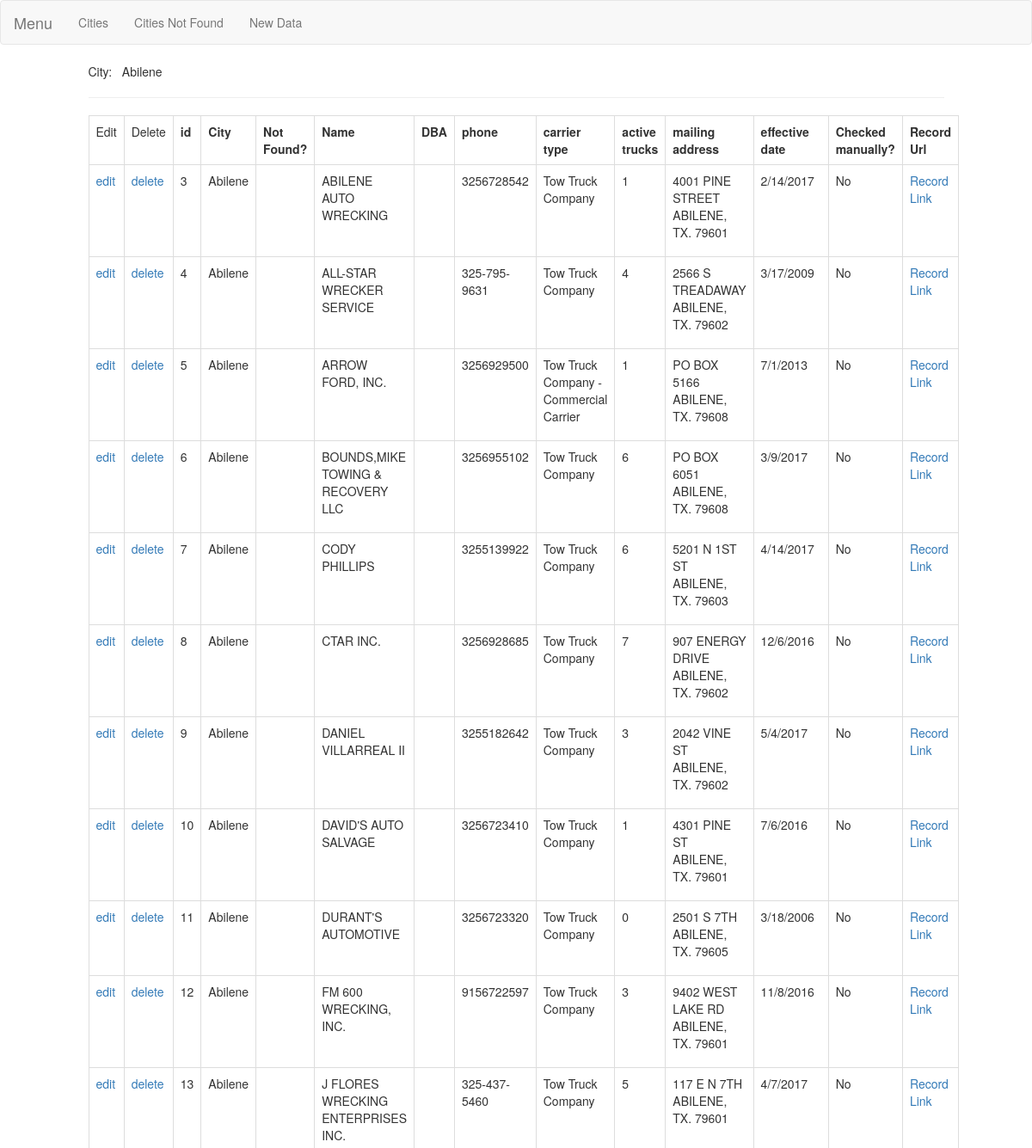
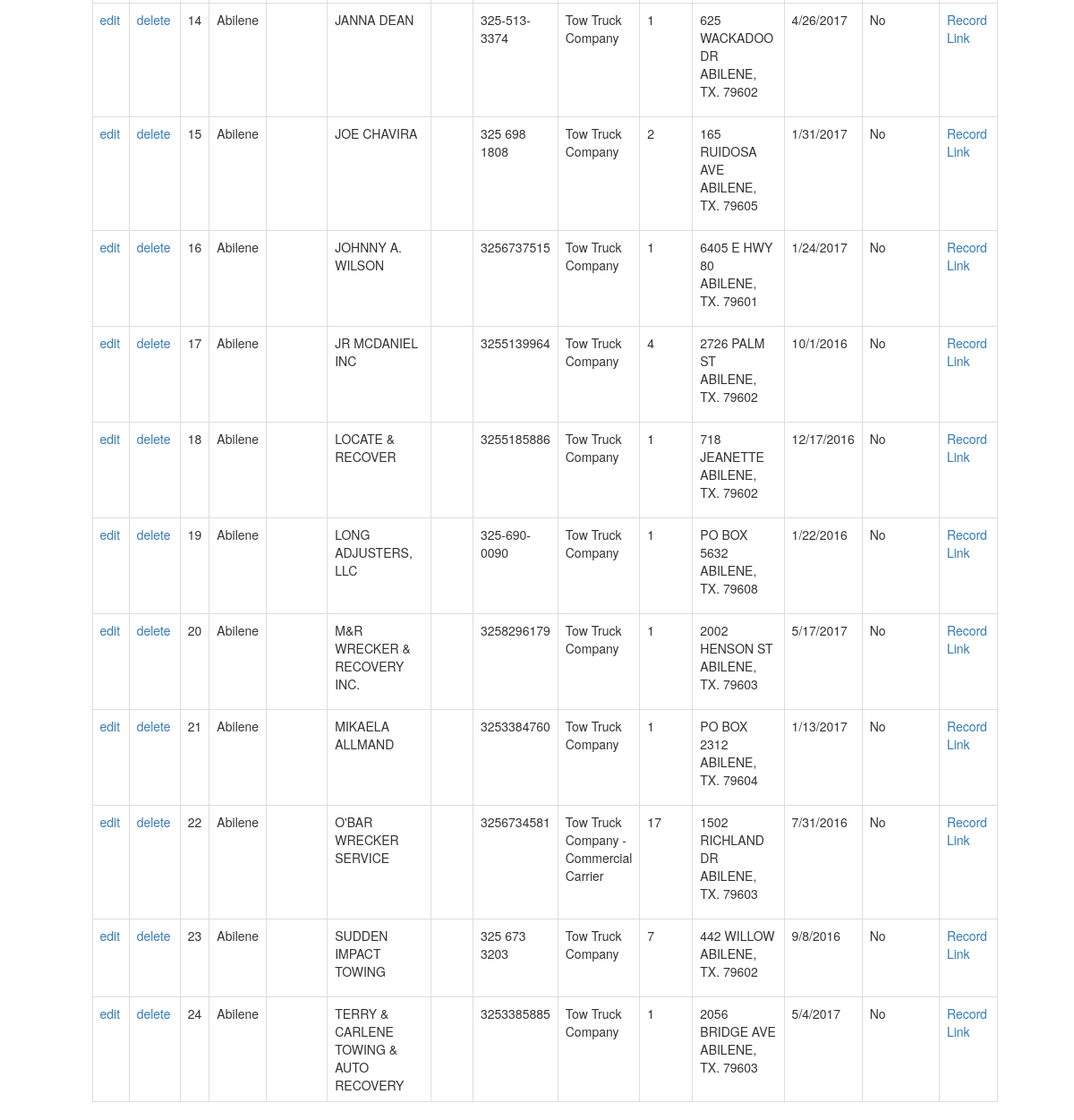
Screenshot of /data_list/Abilene with the database file from the repository (2 pictures, top to bottom).
### data/models.py (models this page shows)
class DataModel(models.Model):
    active_no = models.CharField(max_length=256, db_index=True, verbose_name="Number", null=True)
    city_data_not_found = models.BooleanField(default=False)
    city = models.CharField(max_length=256, db_index=True, verbose_name="City",  null=False)
    name = models.CharField(max_length=256,  default="")
    dba = models.CharField(max_length=256,  default="")
    phone = models.CharField(max_length=256, default="")
    carrier_type = models.CharField(max_length=256, default="")
    active_trucks = models.IntegerField(default=-1)
    mailing_address = models.CharField(max_length=256, default="")
    effective_date = models.CharField(max_length=256, default="")
    checked_manually = models.BooleanField(default=False)
    record_url = models.URLField()  # According to active no

### data/views.py (the view)
# urls.py: url(r'^data_list/(?P<city>.+)$', list_data, name="list_data"),
def list_data(request, city):
    data_by_c = DataModel.objects.all().filter(city__iexact=city)
    return render(request, "data_list.html", context={
        "data_s": data_by_c,
        "city": city
    })

### data/templates/data_list.html (shortened to what this page needs)
{% extends "./base.html" %}
{% load bootstrap %}
{% block content %}
    City: &nbsp; {{ city }}
    <hr>
    <table id="data-table" class="table table-bordered table-responsive">
        <tr>
            <td>Edit</td>
            <td>Delete</td>
            <th> id </th> <th>City </th> <th> Not Found? </th> <th> Name </th> <th> DBA </th> <th> phone </th> <th>carrier type</th>
            <th>active trucks</th> <th> mailing address </th> <th> effective date </th> <th>Checked manually?</th> <th> Record Url </th>
        </tr>
    {% for d in data_s %}
        <tr id="data-id-{{d.id}}">
            <td> <a href="{% url 'data:data_form' data_id=d.id %}"> edit </a> </td>  <td> <a href="{% url 'data:delete_data' data_id=d.id %}">delete</a> </td>
            <td> {{d.id}} </td> <td> {{d.city}} </td>
            <td> {%  if d.city_data_not_found %} <span style="background-color: red">X</span> {% endif %}</td>
            <td> {{d.name}} </td> <td> {{s.dba}} </td> <td>{{ d.phone }}</td>
            <td>{{ d.carrier_type }}</td> <td> {{ d.active_trucks }} </td>
            <td> {{ d.mailing_address|linebreaks }} </td> <td>{{ d.effective_date }}</td>
            <td>{{ d.checked_manually|yesno:"Yes,No,-" }}</td>
            <td>{% if not d.city_data_not_found %} <a href="{{ d.record_url }}">Record Link</a> {% endif %}</td>
        </tr>
    {% endfor %}
    </table>
{% endblock %}

### rows the page displays
DataModel: id "3", city "Abilene", name "ABILENE AUTO WRECKING", phone "3256728542", carrier_type "Tow Truck Company", active_trucks "1", mailing_address "4001 PINE STREET ABILENE, TX. 79601", effective_date "2/14/2017", checked_manually "No"
DataModel: id "4", city "Abilene", name "ALL-STAR WRECKER SERVICE", phone "325-795-9631", carrier_type "Tow Truck Company", active_trucks "4", mailing_address "2566 S TREADAWAY ABILENE, TX. 79602", effective_date "3/17/2009", checked_manually "No"
DataModel: id "5", city "Abilene", name "ARROW FORD, INC.", phone "3256929500", carrier_type "Tow Truck Company - Commercial Carrier", active_trucks "1", mailing_address "PO BOX 5166 ABILENE, TX. 79608", effective_date "7/1/2013", checked_manually "No"
DataModel: id "6", city "Abilene", name "BOUNDS,MIKE TOWING & RECOVERY LLC", phone "3256955102", carrier_type "Tow Truck Company", active_trucks "6", mailing_address "PO BOX 6051 ABILENE, TX. 79608", effective_date "3/9/2017", checked_manually "No"
DataModel: id "7", city "Abilene", name "CODY PHILLIPS", phone "3255139922", carrier_type "Tow Truck Company", active_trucks "6", mailing_address "5201 N 1ST ST ABILENE, TX. 79603", effective_date "4/14/2017", checked_manually "No"
DataModel: id "8", city "Abilene", name "CTAR INC.", phone "3256928685", carrier_type "Tow Truck Company", active_trucks "7", mailing_address "907 ENERGY DRIVE ABILENE, TX. 79602", effective_date "12/6/2016", checked_manually "No"
DataModel: id "9", city "Abilene", name "DANIEL VILLARREAL II", phone "3255182642", carrier_type "Tow Truck Company", active_trucks "3", mailing_address "2042 VINE ST ABILENE, TX. 79602", effective_date "5/4/2017", checked_manually "No"
DataModel: id "10", city "Abilene", name "DAVID'S AUTO SALVAGE", phone "3256723410", carrier_type "Tow Truck Company", active_trucks "1", mailing_address "4301 PINE ST ABILENE, TX. 79601", effective_date "7/6/2016", checked_manually "No"
DataModel: id "11", city "Abilene", name "DURANT'S AUTOMOTIVE", phone "3256723320", carrier_type "Tow Truck Company", active_trucks "0", mailing_address "2501 S 7TH ABILENE, TX. 79605", effective_date "3/18/2006", checked_manually "No"
DataModel: id "12", city "Abilene", name "FM 600 WRECKING, INC.", phone "9156722597", carrier_type "Tow Truck Company", active_trucks "3", mailing_address "9402 WEST LAKE RD ABILENE, TX. 79601", effective_date "11/8/2016", checked_manually "No"
DataModel: id "13", city "Abilene", name "J FLORES WRECKING ENTERPRISES INC.", phone "325-437-5460", carrier_type "Tow Truck Company", active_trucks "5", mailing_address "117 E N 7TH ABILENE, TX. 79601", effective_date "4/7/2017", checked_manually "No"
DataModel: id "14", city "Abilene", name "JANNA DEAN", phone "325-513-3374", carrier_type "Tow Truck Company", active_trucks "1", mailing_address "625 WACKADOO DR ABILENE, TX. 79602", effective_date "4/26/2017", checked_manually "No"
DataModel: id "15", city "Abilene", name "JOE CHAVIRA", phone "325 698 1808", carrier_type "Tow Truck Company", active_trucks "2", mailing_address "165 RUIDOSA AVE ABILENE, TX. 79605", effective_date "1/31/2017", checked_manually "No"
DataModel: id "16", city "Abilene", name "JOHNNY A. WILSON", phone "3256737515", carrier_type "Tow Truck Company", active_trucks "1", mailing_address "6405 E HWY 80 ABILENE, TX. 79601", effective_date "1/24/2017", checked_manually "No"
DataModel: id "17", city "Abilene", name "JR MCDANIEL INC", phone "3255139964", carrier_type "Tow Truck Company", active_trucks "4", mailing_address "2726 PALM ST ABILENE, TX. 79602", effective_date "10/1/2016", checked_manually "No"
DataModel: id "18", city "Abilene", name "LOCATE & RECOVER", phone "3255185886", carrier_type "Tow Truck Company", active_trucks "1", mailing_address "718 JEANETTE ABILENE, TX. 79602", effective_date "12/17/2016", checked_manually "No"
DataModel: id "19", city "Abilene", name "LONG ADJUSTERS, LLC", phone "325-690-0090", carrier_type "Tow Truck Company", active_trucks "1", mailing_address "PO BOX 5632 ABILENE, TX. 79608", effective_date "1/22/2016", checked_manually "No"
DataModel: id "20", city "Abilene", name "M&R WRECKER & RECOVERY INC.", phone "3258296179", carrier_type "Tow Truck Company", active_trucks "1", mailing_address "2002 HENSON ST ABILENE, TX. 79603", effective_date "5/17/2017", checked_manually "No"
DataModel: id "21", city "Abilene", name "MIKAELA ALLMAND", phone "3253384760", carrier_type "Tow Truck Company", active_trucks "1", mailing_address "PO BOX 2312 ABILENE, TX. 79604", effective_date "1/13/2017", checked_manually "No"
DataModel: id "22", city "Abilene", name "O'BAR WRECKER SERVICE", phone "3256734581", carrier_type "Tow Truck Company - Commercial Carrier", active_trucks "17", mailing_address "1502 RICHLAND DR ABILENE, TX. 79603", effective_date "7/31/2016", checked_manually "No"
DataModel: id "23", city "Abilene", name "SUDDEN IMPACT TOWING", phone "325 673 3203", carrier_type "Tow Truck Company", active_trucks "7", mailing_address "442 WILLOW ABILENE, TX. 79602", effective_date "9/8/2016", checked_manually "No"
DataModel: id "24", city "Abilene", name "TERRY & CARLENE TOWING & AUTO RECOVERY", phone "3253385885", carrier_type "Tow Truck Company", active_trucks "1", mailing_address "2056 BRIDGE AVE ABILENE, TX. 79603", effective_date "5/4/2017", checked_manually "No"

### other values shown
{{ city }} "Abilene"
